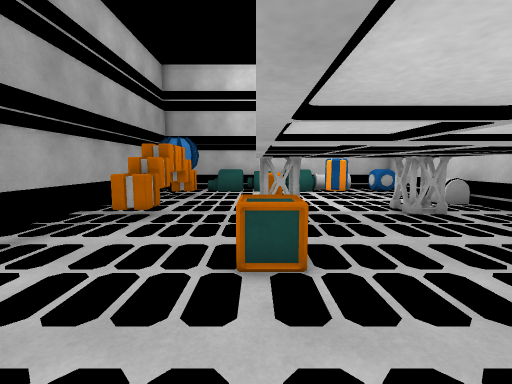
[1] (above)

16 first-person views from a walk through a Unity game level. The camera is 1.5 m above the floor, tilts 6° down and sees 90° across. The floor is counted in squares, 1 m on a side. Each view is taken from the middle of a square. On the plan, view 1 faces up. The plan holds only what a view shows up to about 13 squares ahead; the rest is blank. Surface patterns are stand-ins for the level's own textures.

[2]
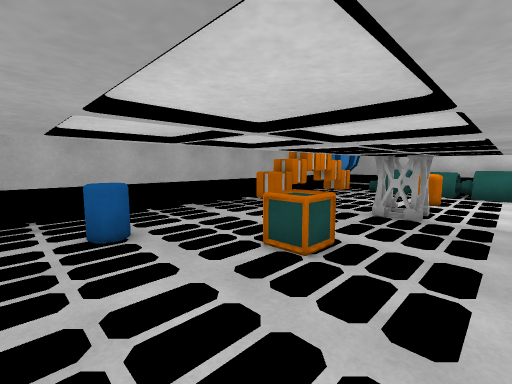

[3]
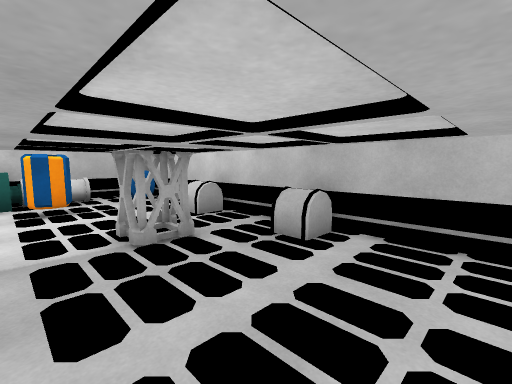

[4]
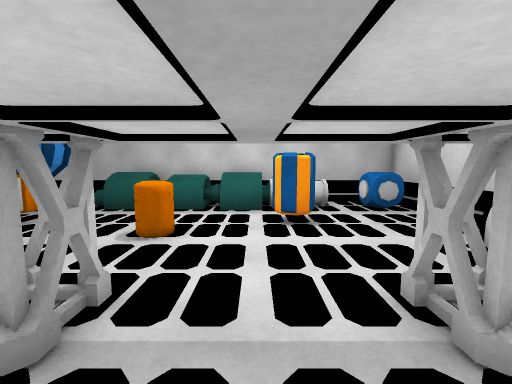

[5]
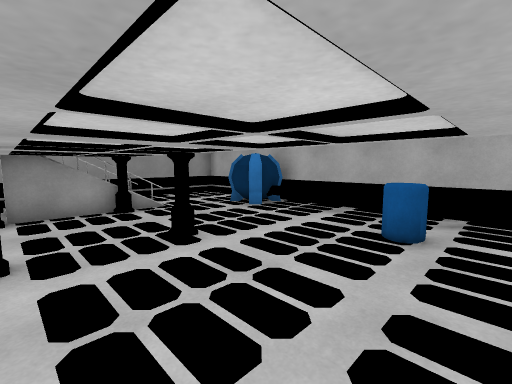

[6]
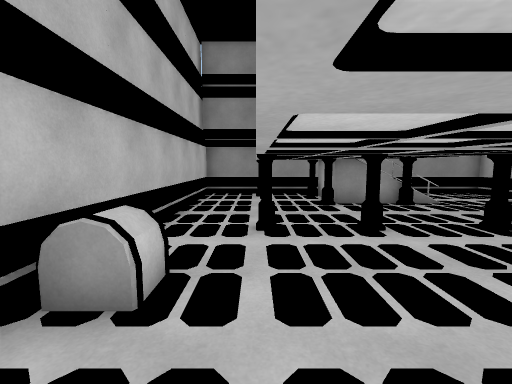

[7]
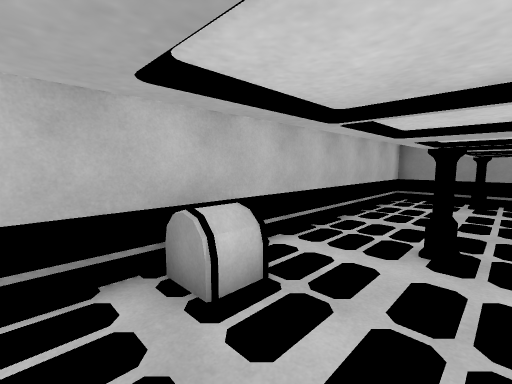

[8]
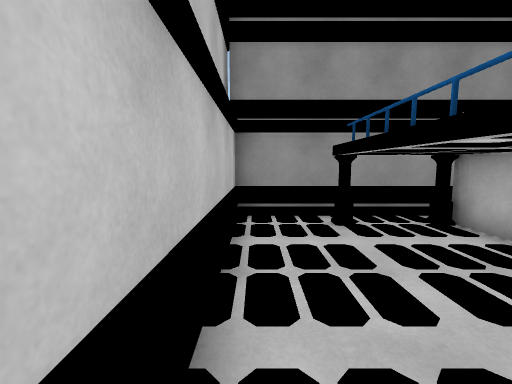

[9]
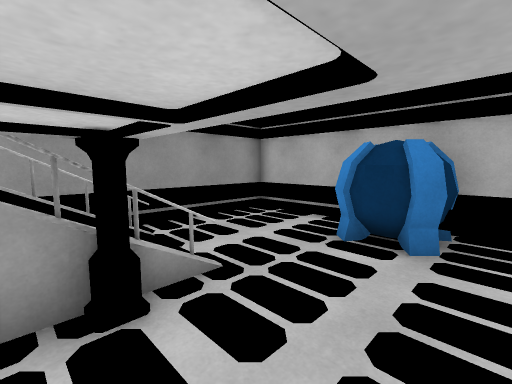

[10]
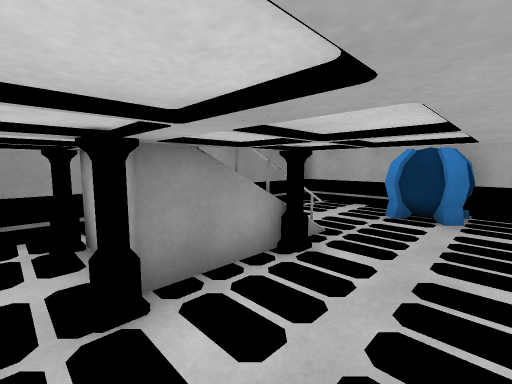

[11]
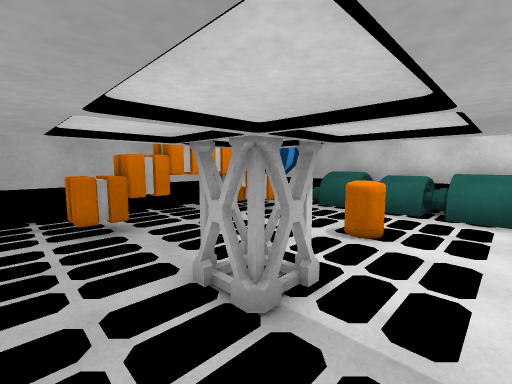

[12]
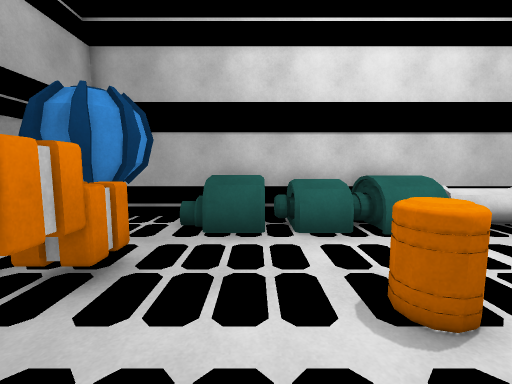

[13]
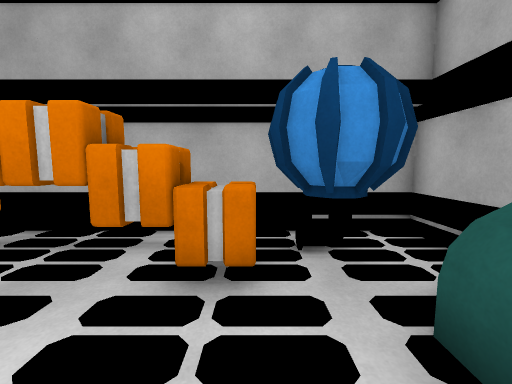

[14]
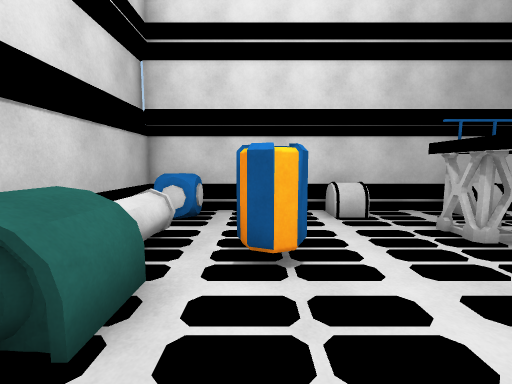

[15]
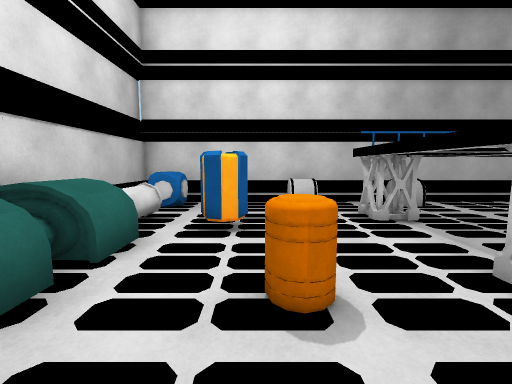

[16]
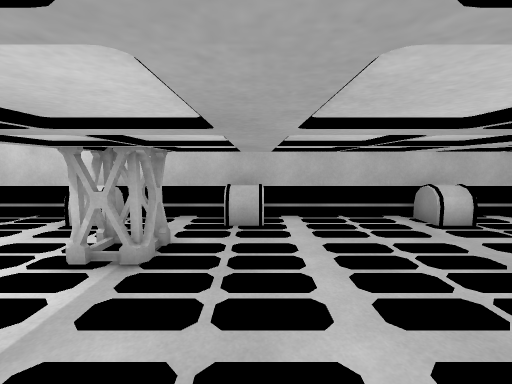

### Floor plan
Key: @ floor where view 1 was taken; # wall or solid block; x gap in a wall; . floor; / step, stairs or slope; = window, fence, low wall or low ledge; ^ raised ledge; v drop or lower ground; B barrel; G generator; P pipe; O other object.
Columns run from 6 left of view 1 to 9 right of it. Each row starts with its distance up from view 1.
 17 ################
 16 #^^OOOGGG P .O #
 15 # #OOOGGGGPP.OO#
 14 #OOO...........#
 13 # OO......B....#
 12 # OO...B..B....#
 11 #O##...B......O#
 10 # O#.........OO#
  9 # OO..##...##..#
  8 # OO..O#...#O..#
  7 # OO..........O#
  6 # ...........OO#
  5 # .............#
  4 # ....O=.......#
  3 # .............#
  2 # .BB..........#
  1 # .B.........OO#
  0 # ....@........#
 -1 # .............#
 -2 # ....#..O..O..#
 -3 # .............#
 -4 # O............#
 -5 #OO............#
 -6 # O..=O=v#.....#
 -7 #..../// /.....#
 -8 #..../// /.....#
 -9 #.....   O..x..#
-10 ################

Positions as (right, up) in squares from view 1, and headings:
1: (0, 0), facing up
2: (3, 0), facing up-left
3: (3, 3), facing up-right
4: (3, 6), facing up
5: (3, 3), facing down-left
6: (6, 4), facing down
7: (5, 3), facing down-right
8: (8, -2), facing down
9: (1, -3), facing down-left
10: (4, -3), facing down-left
11: (3, 6), facing up-left
12: (-1, 9), facing up
13: (0, 13), facing left
14: (0, 13), facing right
15: (-2, 12), facing right
16: (1, 6), facing right
